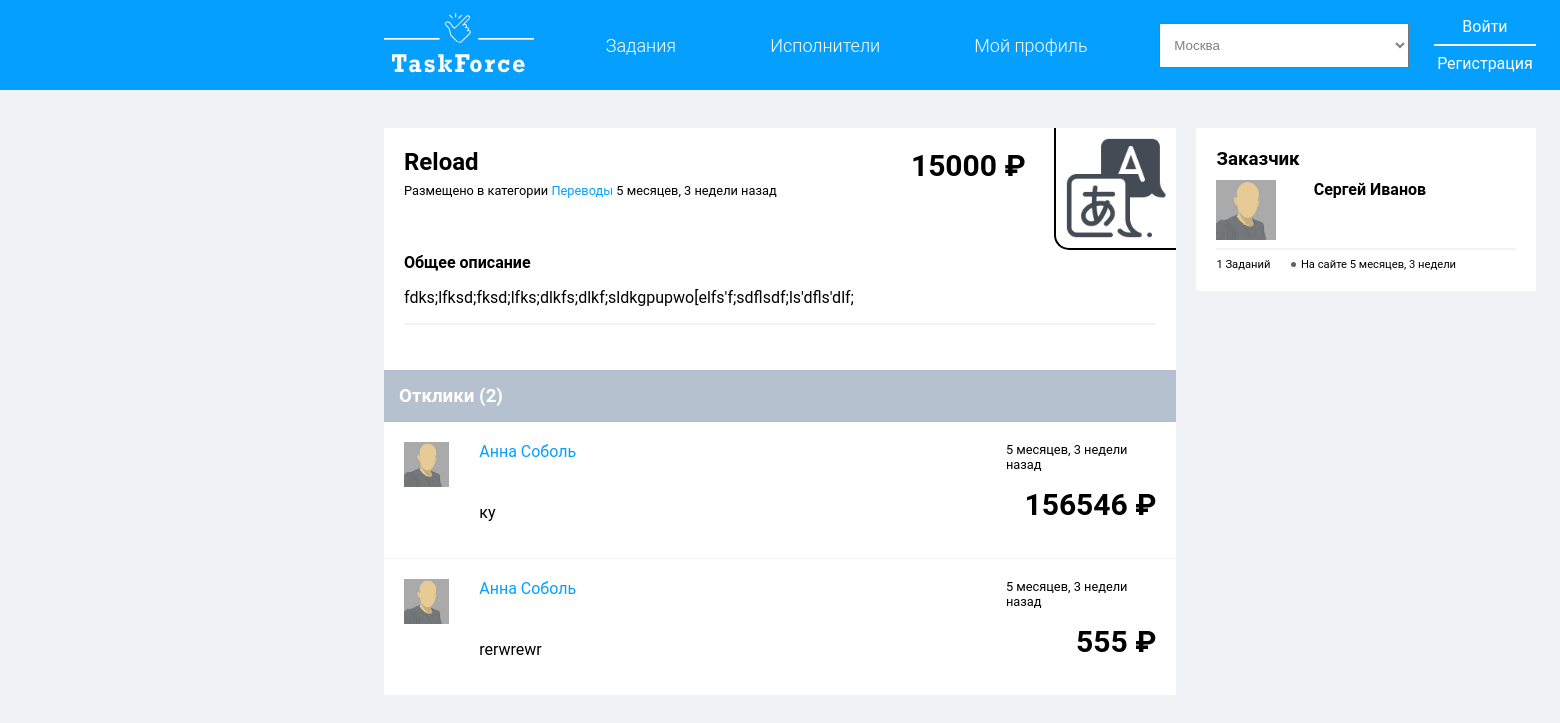
The page /tasks/6/ on the database its author committed.
### TaskForce/models.py (models this page shows, shortened)
class Task(models.Model):
    title = models.CharField(max_length=100, verbose_name='Заголовок')
    author = models.ForeignKey(User, on_delete=models.CASCADE, verbose_name='Автор', related_name='tasks')
    worker = models.OneToOneField(User, on_delete=models.SET_NULL, verbose_name='Исполнитель', blank=True, null=True,
                                  related_name='worker')
    desc = models.TextField('Описание')
    category = models.ForeignKey("Category", on_delete=models.CASCADE, verbose_name='Категория',
                                 related_name='task')
    cities = [
        ('moscow', 'Москва'),
        ("moscow_region", 'МО'),
        ('st-Petersburg', 'Санкт-Петербург'),
        ('krasnodar', 'Краснодар'),
        ('irkutsk', 'Иркутск'),
        ('vladivostok', 'Владивосток')
    ]
    statuses = [
        ('new', 'Новое'),
        ('canceled', 'Закрыто'),
        ('in_word', 'В работе'),
        ('completed', 'Выполнено'),
        ('failed', 'Провалено')
    ]
    status = models.CharField(max_length=100, verbose_name='Статус', choices=statuses, default='new')
    location = models.CharField(max_length=100, verbose_name='Локация', choices=cities)
    price = models.IntegerField('Бюджет', null=True, blank=True)
    created = models.DateTimeField('Дата создания', auto_now_add=True)
    period_of_execution = models.DateField('Срок исполнения')
    class Meta:
        verbose_name = 'Задание'
        verbose_name_plural = 'Задания'
        ordering = ['-created']

class Category(models.Model):
    name = models.CharField(max_length=100, unique=True)
    icon = models.ImageField('Заставка', upload_to='TaskForce/category_images/')
    def __str__(self):
        return self.name
    class Meta:
        verbose_name = 'Категория'
        verbose_name_plural = 'Категории'

class Application(models.Model):
    task = models.ForeignKey(Task, on_delete=models.CASCADE, related_name='applications')
    author = models.ForeignKey(User, on_delete=models.CASCADE, related_name='author')
    text = models.CharField(max_length=255, default='Я хочу выполнить задание!')
    price = models.IntegerField(blank=True, null=True, verbose_name='Цена')
    created = models.DateTimeField(auto_now_add=True)

class Profile(models.Model):
    user = models.OneToOneField(User, on_delete=models.CASCADE, related_name='profile')
    icon = models.ImageField('Иконка', upload_to='TaskForce/user_icons/',
                             default='TaskForce/user_icons/default_icon.jpg')
    is_customer = models.BooleanField('Заказчик', default=False)
    class Meta:
        verbose_name = 'Профиль'
        verbose_name_plural = 'Профили'

### TaskForce/views.py (the view, shortened to what this page needs)
# urls.py: path('tasks/<int:pk>/', ShowTask.as_view(), name='detail'),
class ShowTask(DetailView, FormView):
    model = Task
    template_name = 'TaskForce/detail.html'
    form_class = ApplicationForm
    def get_context_data(self, **kwargs):
        context = super().get_context_data(**kwargs)
        context['cities'] = Task.cities
        return context

### TaskForce/forms.py
class ApplicationForm(ModelForm):
    class Meta:
        model = Application
        fields = ('text', 'price')

### templates/TaskForce/detail.html (shortened to what this page needs)
{% extends 'TaskForce/layout.html' %}
{% load static %}
{% block cities %}
    {% for city in cities %}
        <option value="{{ city.0 }}">{{ city.1 }}</option>
    {% endfor %}
{% endblock %}
{% block content %}
    <section class="detail-task">
        <header class="detail-header">
            <h1 class="detail-title">{{ task.title }}</h1>
            <span class="detail-category">Размещено в категории <a href="{% url 'index' %}?category={{ task.category }}">
                {{ task.category }}</a>
                {{ task.created|timesince }} назад
            </span>
            <b class="detail-price">{{ task.price }} ₽</b>
            <img src="{{ task.category.icon.url }}" class="detail-category-icon">
        </header>
        <main>
            <b>Общее описание</b>
            <p>{{ task.desc }}</p>
        </main>
        <hr color="#f1f2f6">
    </section>
    <div class="answers-list">
            <header class="answers-header">
                <h3>Отклики ({{ task.applications.count }})</h3>
            </header>
            <main class="answers">
                {% for answer in task.applications.all %}
                    <section class="answer">
                        <img src="{{ answer.author.profile.icon.url }}" width="45">
                        <a>{{ answer.author.first_name }} {{ answer.author.last_name }}</a>
                        <b>{{ answer.price }} ₽</b>
                        <p>{{ answer.text }}</p>
                        <span>{{ answer.created|timesince }} назад</span>
                    </section>
                {% endfor %}
            </main>
        </div>
    <section class="author-block">
        <h3>Заказчик</h3>
        <article class="task-author-profile">
            <div class="photo-and-name">
                <img src="{{ task.author.profile.icon.url }}" width="60" height="60">
                <b>{{ task.author.first_name }} {{ task.author.last_name }}</b>
            </div>
            <hr color="#f1f2f6">
            <div class="tasks-and-regdate">
                <span>{{ task.author.tasks.count }} Заданий</span> <span>На сайте {{ task.author.date_joined|timesince }}</span>
            </div>
        </article>
    </section>
{% endblock %}

### TaskForce/static/TaskForce/css/main.css (style rules this page uses)
body { margin: 0; min-width: 1920px; font-family: "Roboto", sans-serif; background-color: #f1f2f6; }
a { color: white; text-decoration: none; }
.page-main section { background-color: white; padding: 20px; }
.main-content--header h1, h3 { margin: 0 0 10px 0; }
.page-main a { color: #05a0ff; }
.tasks-and-regdate { font-size: 70%; position: relative; display: flex; justify-content: space-between; width: 80%; }
.tasks-and-regdate span:first-child::after { position: absolute; left: 75px; top: 4px; content: ""; width: 5px; height: 5px; color: #333438; border-radius: 10px; background-color: #606060; }
.author-block { grid-column: 2/3; grid-row: 1/2; }
.photo-and-name { display: flex; align-items: flex-start; justify-content: space-between; width: 70%; }
.detail-header { display: grid; grid-template-columns: 0.8fr 0.2fr 0.2fr; grid-template-rows: 0.2fr 0.8fr; }
.detail-category-icon { width: 100px; grid-column: 3/4; grid-row: 1/3; justify-self: flex-end; border: 2px solid black; border-top: none; border-right: none; border-radius: 0 0 0 15px; padding: 10px; position: relative; bottom: 20px; left: 20px; }
.detail-category { grid-column: 1/2; font-size: 80%; }
.detail-price { grid-column: 2/3; grid-row: 1/2; align-self: flex-start; justify-self: center; font-size: 30px; }
.detail-title { margin: 0; }
.author-block { height: max-content; }
.answers-list .answers-header { background-color: #b6c1d0; color: white; padding: 15px; }
.answers-header h3 { margin: 0; }
.answer { display: grid; grid-template-columns: 0.1fr 0.7fr 0.2fr; border-bottom: 1px solid #f1f2f6; }
.answer a { grid-column: 2/3; }
.answer p { grid-column: 2/3; grid-row: 2/3; }
.answer span { grid-column: 3/4; grid-row: 1/2; font-size: 80%; justify-self: flex-end; }
.answer b { grid-column: 3/4; grid-row: 2/3; justify-self: flex-end; font-size: 30px; }

### rows shown on the page
Task: title "Reload", category "Переводы", created "5 месяцев, 3 недели", price "15000", category.icon (picture), desc "fdks;lfksd;fksd;lfks;dlkfs;dlkf;sldkgpupwo[elfs'f;sdflsdf;ls'dfls'dlf;", applications.count "2", author.profile.icon (placeholder picture), author.first_name "Сергей", author.last_name "Иванов", author.tasks.count "1", author.date_joined "5 месяцев, 3 недели"
Application: author.profile.icon (placeholder picture), author.first_name "Анна", author.last_name "Соболь", price "156546", text "ку", created "5 месяцев, 3 недели"
Application: author.profile.icon (placeholder picture), author.first_name "Анна", author.last_name "Соболь", price "555", text "rerwrewr", created "5 месяцев, 3 недели"

### other values the page prints
form field value "Москва"
